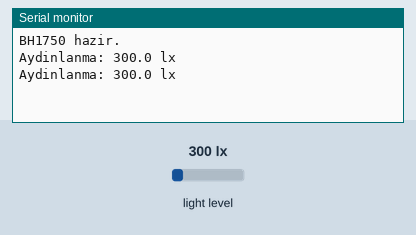
Bench run of a sketch on a simulated ESP32. Parts: the last lines printed to the serial monitor. The test bench sets the inputs (shaded band); at power-on: light level 300 lx.

Above: at 1.8 s.
1.9 s: light level set to 40 lx
At 2.8 s:
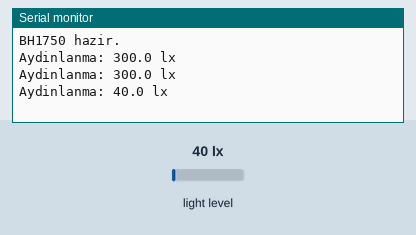
3.4 s: light level set to 500 lx
At 4.6 s:
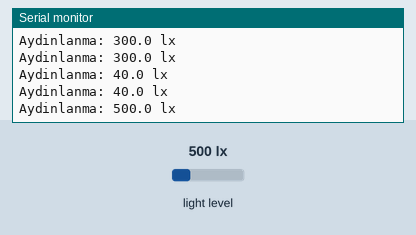
Timing chart, 0 to 6.4 s (numbered marks = the images above; inputs shaded):
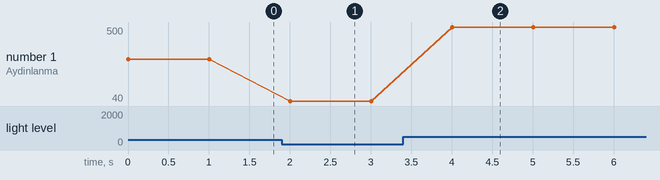

The sketch:

Foy4_BH_Seri.ino
```cpp
// FOY 4 - Kod 4.1: Aydinlanma olcumu
#include <Wire.h>
#include <BH1750.h>

BH1750 isikSensoru;

void setup() {
  Serial.begin(115200);
  Wire.begin(21, 22);

  // Surekli, yuksek cozunurluklu olcum; adres 0x23
  if (!isikSensoru.begin(BH1750::CONTINUOUS_HIGH_RES_MODE, 0x23, &Wire)) {
    Serial.println("HATA: BH1750 bulunamadi. R3'u uygula (adres 0x5C olabilir).");
    while (true) delay(100);
  }
  Serial.println("BH1750 hazir.");
}

void loop() {
  float lux = isikSensoru.readLightLevel();

  Serial.print("Aydinlanma: ");
  Serial.print(lux, 1);
  Serial.println(" lx");

  delay(1000);
}
```

Measured:
- after the input at 1.9 s, the serial monitor: prints a new line after 0.10 s (image 1)
- after the input at 3.4 s, the serial monitor: prints a new line after 0.60 s (image 2)
- plotted number 1: 300 → 40 after the input at 1.9 s, 40 → 500 after the input at 3.4 s
